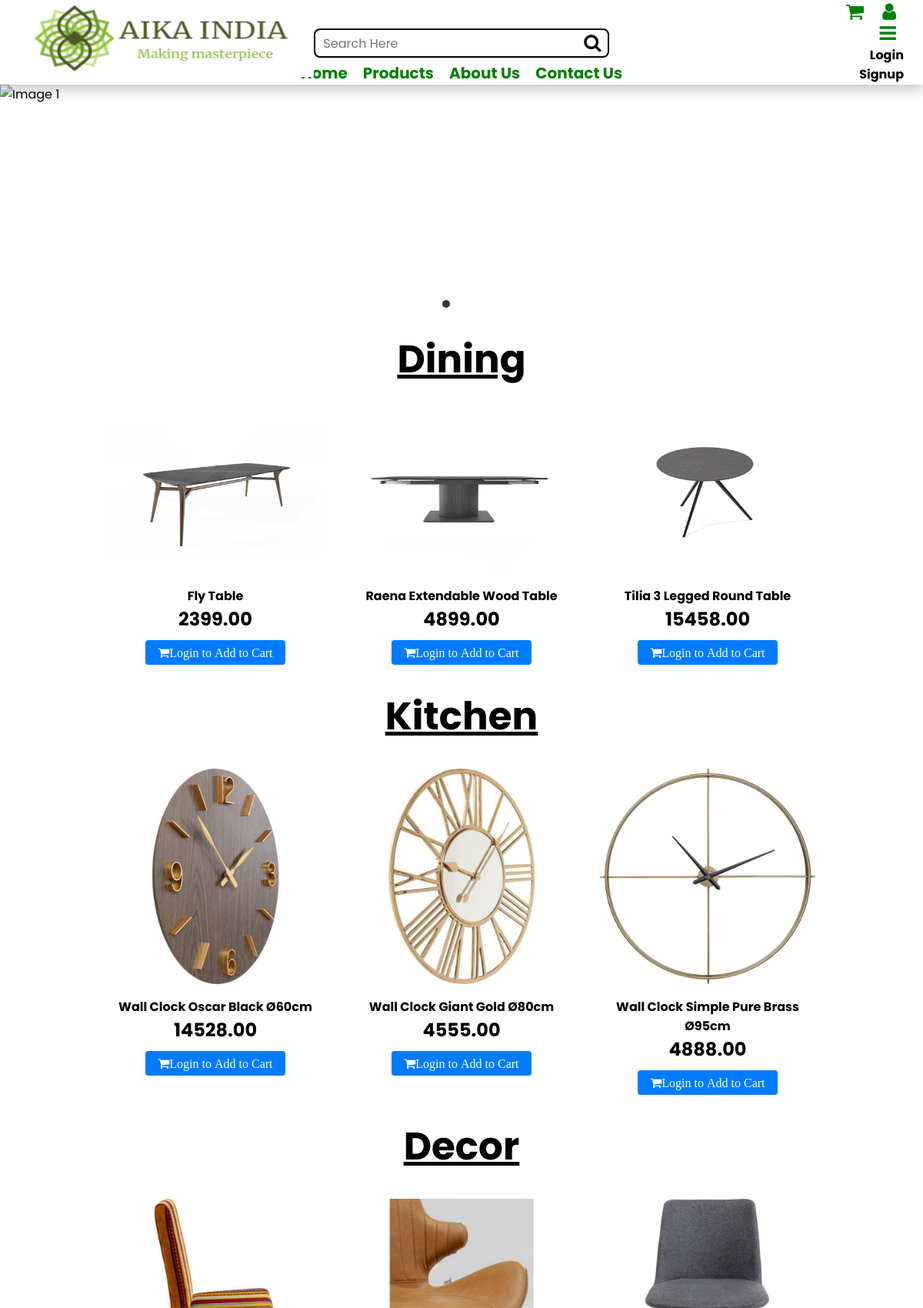
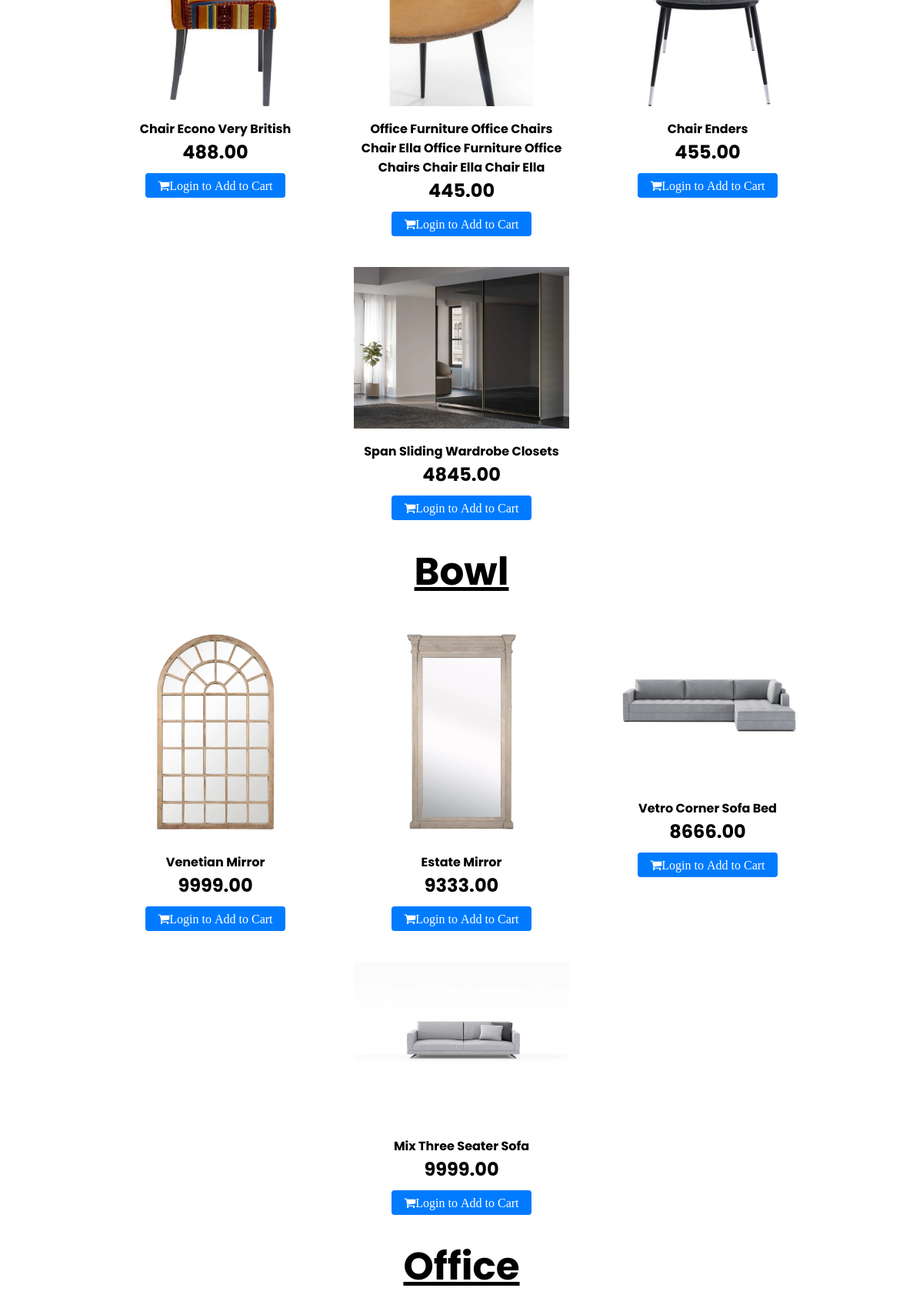
The page / (upper part) on the database its author committed (2 pictures, top to bottom).
### products/models.py (models this page shows, shortened)
class Category(Basemodel):
    category_name = models.CharField(max_length=100)
    slug = models.SlugField(null=True,blank=True, unique=True)
    category_image = models.ImageField(null=True,blank=True,upload_to='categories')

class Product(Basemodel):
    product_name = models.CharField(max_length=100)
    slug = models.SlugField(null=True,blank=True, unique=True)
    category = models.ForeignKey(Category , on_delete=models.CASCADE , related_name='products')
    price = models.DecimalField(max_digits=10, decimal_places=2)
    product_description = models.TextField(max_length=1000,default='N/A')

class ProductImage(Basemodel):
    products = models.ForeignKey(Product , on_delete=models.CASCADE, related_name='product_images')
    image =  models.ImageField(upload_to='product')

### home/views.py (the view)
# urls.py: path('',index,name='index')
def index(request):
    categories = Category.objects.all()
    products_by_category = {}
    for category in categories:
        products = Product.objects.filter(category=category)
        products_by_category[category] = products
    context = {'products_by_category': products_by_category}
    return render(request, 'home/example.html', context)

### home/templates/home/example.html (shortened to what this page needs)
{% load static %}
<!DOCTYPE html>
<html lang="en">
<head>
</head>
<body>
    <nav class="sticky-navbar">
        {% block navbar %}
        {% include 'home/navbar.html' %}
        {% endblock  %}
    </nav>
    {% block banner %}
    {% include 'home/banner.html' %}
    {% endblock  %}
    {% for category, products in products_by_category.items %}
    <h1>{{ category.category_name }}</h1>
    <div class="showitems">
        {% for product in products %}
        <div class="box">
            <img src="{{ product.product_images.first.image.url }}" alt="image">
            <div class="name">
                <b><a href="{% url 'product_detail' product.slug %}">{{ product.product_name }}</a></b>
                <div><h2>{{ product.price }}</h2></div>
            </div>
            <div class="button-container">
                {% if user.is_authenticated %}
                    <a href="{% url 'add_to_cart' product.uid %}" class="fa fa-shopping-cart">Add to Cart</a>
                {% else %}
                    <a href="{% url 'login' %}" class="fa fa-shopping-cart">Login to Add to Cart</a>
                {% endif %}
            </div>
        </div>
        {% endfor %}
    </div>
    {% endfor %}
        {% block foooter %}
        {% include 'home/footer.html' %}
        {% endblock %}
</body>
</html>

### home/templates/home/example.html (style rules this page uses)
.sticky-navbar { position: sticky; top: 0; z-index: 100; }
.showitems { display: flex; flex-wrap: wrap; justify-content: center; gap: 20px; }
.box { width: 300px; padding: 10px; text-align: center; transition: transform 0.3s ease; }
.box img { width: 100%; height: auto; }
.name { margin-top: 10px; }
.button-container { display: flex; justify-content: center; margin-top: 10px; }
.button-container a, .button-container button { display: inline-block; padding: 8px 16px; text-decoration: none; background-color: #007bff; color: #fff; border-radius: 4px; transition: background-color 0.3s ease; }
a { color: black; font-weight: bold; text-decoration: none; }
h1 { text-align: center; font-weight: bold; font-size: 50px; margin: 20px; text-decoration: underline; }

### home/templates/home/navbar.html (style rules this page uses)
* { margin: 0; padding: 0; font-family: 'Poppins', sans-serif; box-sizing: border-box; }

### rows shown on the page
Category: category_name "Dining"
Product: product_images.first.image (picture), product_name "Fly Table", price "2399.00"
Product: product_images.first.image (picture), product_name "Raena Extendable Wood Table", price "4899.00"
Product: product_images.first.image (picture), product_name "Tilia 3 Legged Round Table", price "15458.00"
Category: category_name "Kitchen"
Product: product_images.first.image (picture), product_name "Wall Clock Oscar Black Ø60cm", price "14528.00"
Product: product_images.first.image (picture), product_name "Wall Clock Giant Gold Ø80cm", price "4555.00"
Product: product_images.first.image (picture), product_name "Wall Clock Simple Pure Brass Ø95cm", price "4888.00"
Category: category_name "Decor"
Product: product_images.first.image (picture), product_name "Chair Econo Very British", price "488.00"
Product: product_images.first.image (picture), product_name "Office Furniture Office Chairs Chair Ella Office Furniture Office Chairs Chair Ella Chair Ella", price "445.00"
Product: product_images.first.image (picture), product_name "Chair Enders", price "455.00"
Product: product_images.first.image (picture), product_name "Span Sliding Wardrobe Closets", price "4845.00"
Category: category_name "Bowl"
Product: product_images.first.image (picture), product_name "Venetian Mirror", price "9999.00"
Product: product_images.first.image (picture), product_name "Estate Mirror", price "9333.00"
Product: product_images.first.image (picture), product_name "Vetro Corner Sofa Bed", price "8666.00"
Product: product_images.first.image (picture), product_name "Mix Three Seater Sofa", price "9999.00"
Category: category_name "Office"
